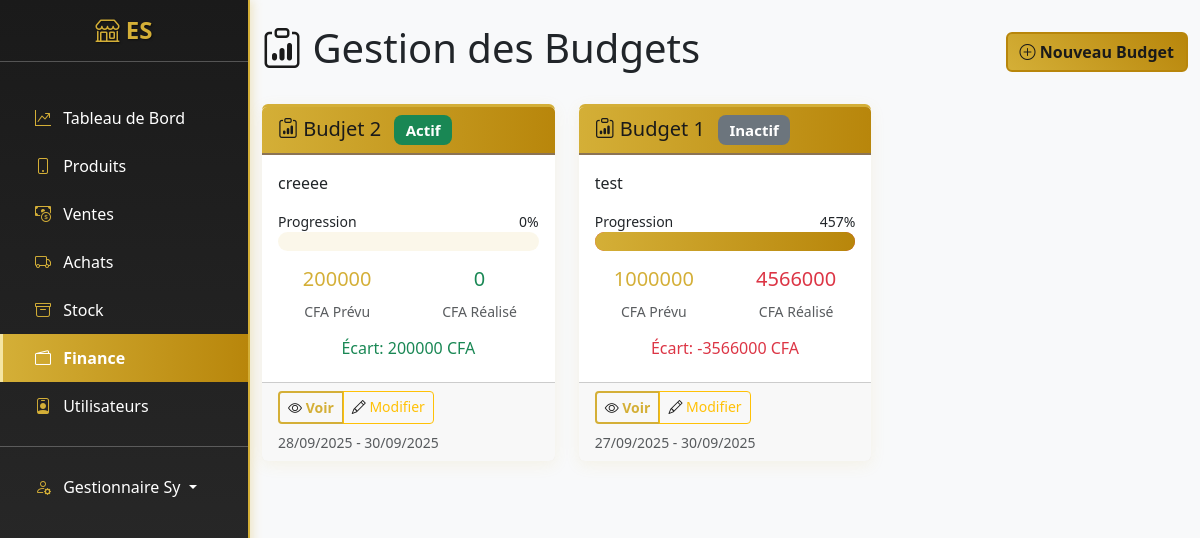
/finance/budgets/ (signed in), run on the app's committed database.
### apps/users/models.py (models this page shows, shortened)
class User(AbstractUser):
    ROLE_CHOICES = [
        ('admin', 'Administrateur'),
        ('manager', 'Gestionnaire'),
        ('cashier', 'Caissier'),
    ]
    email = models.EmailField(unique=True)
    telephone = models.CharField(max_length=15, blank=True)
    role = models.CharField(max_length=20, choices=ROLE_CHOICES, default='Administrateur')
    date_creation = models.DateTimeField(auto_now_add=True)
    USERNAME_FIELD = 'username'
    REQUIRED_FIELDS = ['email']
    class Meta:
        verbose_name = "Utilisateur"
        verbose_name_plural = "Utilisateurs"

### apps/finance/models.py (models this page shows, shortened)
class Budget(models.Model):
    nom = models.CharField(max_length=200)
    description = models.TextField(blank=True)
    montant_prevu = models.DecimalField(max_digits=10, decimal_places=2)
    periode_debut = models.DateField()
    periode_fin = models.DateField()
    categories = models.CharField(max_length=200, help_text="Catégories concernées (séparées par des virgules)")
    utilisateur = models.ForeignKey(User, on_delete=models.SET_NULL, null=True)
    date_creation = models.DateTimeField(auto_now_add=True)
    actif = models.BooleanField(default=True)
    class Meta:
        verbose_name = "Budget"
        verbose_name_plural = "Budgets"
        ordering = ['-date_creation']
    @property
    def montant_realise(self):
        categories_list = [cat.strip().lower() for cat in self.categories.split(',') if cat.strip()]
        transactions = Transaction.objects.filter(
            date_valeur__range=[self.periode_debut, self.periode_fin],
            categorie__in=categories_list
        )
        total = transactions.aggregate(total=Sum('montant'))['total'] or Decimal('0')
        return total
    @property
    def ecart(self):
        montant_prevu = self.montant_prevu or Decimal(0)
        montant_realise = self.montant_realise or Decimal(0)
        return montant_prevu - montant_realise
    @property
    def pourcentage_realise(self):
        if not self.montant_prevu or self.montant_prevu == 0:
            return 0
        return (self.montant_realise / self.montant_prevu) * 100

### apps/finance/views.py (the view)
# urls.py: path('budgets/', views.BudgetListView.as_view(), name='budgets'),
class BudgetListView(LoginRequiredMixin, UserPassesTestMixin, ListView):
    model = Budget
    template_name = 'finance/budgets.html'
    context_object_name = 'budgets'
    def test_func(self):
        return self.request.user.role in ['admin', 'manager']

### templates/finance/budgets.html (shortened to what this page needs)
{% extends 'base.html' %}
{% load math_filters %}
{% block content %}
<div class="d-flex justify-content-between align-items-center mb-4">
    <h1><i class="bi bi-clipboard-data"></i> Gestion des Budgets</h1>
    {% if user.role in 'admin,manager' %}
    <a href="{% url 'finance:budget_create' %}" class="btn btn-primary">
        <i class="bi bi-plus-circle"></i> Nouveau Budget
    </a>
    {% endif %}
</div>
<div class="row">
    {% for budget in budgets %}
    <div class="col-md-6 col-lg-4 mb-4">
        <div class="card h-100">
            <div class="card-header">
                <h5 class="card-title mb-0">
                    <i class="bi bi-clipboard-data"></i> {{ budget.nom }}
                    {% if budget.actif %}
                    <span class="badge bg-success ms-2">Actif</span>
                    {% else %}
                    <span class="badge bg-secondary ms-2">Inactif</span>
                    {% endif %}
                </h5>
            </div>
            <div class="card-body">
                {% if budget.description %}
                <p class="card-text">{{ budget.description|truncatechars:80 }}</p>
                {% endif %}
                <div class="mb-3">
                    <div class="d-flex justify-content-between">
                        <small>Progression</small>
                        <small>{{ budget.pourcentage_realise|floatformat:0 }}%</small>
                    </div>
                    <div class="progress">
                        <div class="progress-bar {% if budget.pourcentage_realise > 100 %}bg-danger{% elif budget.pourcentage_realise > 80 %}bg-warning{% else %}bg-success{% endif %}"
                             style="width: {{ budget.pourcentage_realise|floatformat:0 }}%"></div>
                    </div>
                </div>
                <div class="row text-center">
                    <div class="col-6">
                        <h5 class="text-primary">{{ budget.montant_prevu|floatformat:0 }}</h5>
                        <small class="text-muted">CFA Prévu</small>
                    </div>
                    <div class="col-6">
                        <h5 class="{% if budget.montant_realise > budget.montant_prevu %}text-danger{% else %}text-success{% endif %}">
                            {{ budget.montant_realise|floatformat:0 }}
                        </h5>
                        <small class="text-muted">CFA Réalisé</small>
                    </div>
                </div>
                <div class="mt-3 text-center">
                    <h6 class="{% if budget.ecart < 0 %}text-danger{% else %}text-success{% endif %}">
                        Écart: {{ budget.ecart|floatformat:0 }} CFA
                    </h6>
                </div>
            </div>
            <div class="card-footer">
                <div class="d-flex justify-content-between align-items-center">
                    <div class="btn-group">
                        <a href="{% url 'finance:budget_detail' budget.pk %}" class="btn btn-outline-primary btn-sm">
                            <i class="bi bi-eye"></i> Voir
                        </a>
                        {% if user.role in 'admin,manager' %}
                        <a href="{% url 'finance:budget_edit' budget.pk %}" class="btn btn-outline-warning btn-sm">
                            <i class="bi bi-pencil"></i> Modifier
                        </a>
                        {% endif %}
                    </div>
                </div>
                <small class="text-muted d-block mt-2">
                    {{ budget.periode_debut|date:"d/m/Y" }} - {{ budget.periode_fin|date:"d/m/Y" }}
                </small>
            </div>
        </div>
    </div>
    {% endfor %}
</div>
{% endblock %}

### templates/base.html (shortened to what this page needs)
<!DOCTYPE html>
<html lang="fr">
<head>
    <link href="https://cdn.jsdelivr.net/npm/bootstrap@5.3.0/dist/css/bootstrap.min.css" rel="stylesheet">
    <link rel="stylesheet" href="https://cdn.jsdelivr.net/npm/bootstrap-icons@1.11.0/font/bootstrap-icons.css">
    {% load static %}
    <link rel="stylesheet" href="{% static 'css/custom.css' %}">
</head>
<body>
    <div id="wrapper">
        <div class="d-md-flex">
            <nav id="sidebar" class="text-white collapse d-md-block" style="width: 250px; min-height: 100vh;">
                <div class="position-sticky">
                    <div class="py-3">
                        <h4 class="text-center">
                            <i class="logo bi-shop"></i> ES
                        </h4>
                        <hr>
                    </div>
                    <div class="nav flex-column">
                        <a href="{% url 'dashboard:index' %}" class="nav-link text-white {% if request.resolver_match.app_name == 'dashboard' %}active{% endif %}">
                            <i class="logo bi-graph-up-arrow px-2"></i> Tableau de Bord
                        </a>
                        <a href="{% url 'produits:list' %}" class="nav-link text-white {% if request.resolver_match.app_name == 'produits' %}active{% endif %}">
                            <i class="logo bi-phone px-2"></i> Produits
                        </a>
                        <a href="{% url 'ventes:list' %}" class="nav-link text-white {% if request.resolver_match.app_name == 'ventes' %}active{% endif %}">
                            <i class="logo bi-cash-coin px-2"></i> Ventes
                        </a>
                        <a href="{% url 'achats:list' %}" class="nav-link text-white {% if request.resolver_match.app_name == 'achats' %}active{% endif %}">
                            <i class="logo bi-truck px-2"></i> Achats
                        </a>
                        <a href="{% url 'stock:list' %}" class="nav-link text-white {% if request.resolver_match.app_name == 'stock' %}active{% endif %}">
                            <i class="logo bi-archive px-2"></i> Stock
                        </a>
                        <a href="{% url 'finance:overview' %}" class="nav-link text-white {% if request.resolver_match.app_name == 'finance' %}active{% endif %}">
                            <i class="logo bi-wallet2 px-2"></i> Finance
                        </a>
                        {% if user.role in 'admin,manager' %}
                        <a href="{% url 'users:user_list' %}" class="nav-link text-white {% if request.resolver_match.app_name == 'users' %}active{% endif %}">
                            <i class="logo bi-person-badge px-2"></i> Utilisateurs
                        </a>
                        {% endif %}
                        <hr>
                        <div class="dropdown">
                            <a class="nav-link text-white dropdown-toggle" href="#" role="button" data-bs-toggle="dropdown">
                                <i class="logo bi-person-gear px-2"></i> {{ user.get_full_name|default:user.username }}
                            </a>
                        </div>
                    </div>
                </div>
            </nav>
            <main class="flex-fill">
                <div class="container-fluid py-4">
                    {% block content %}{% endblock %}
                </div>
            </main>
        </div>
    </div>
    {% load static %}
</body>
</html>

### static/css/custom.css (style rules this page uses)
:root { --primary-color: #D4AF37; --primary-dark: #B8860B; --secondary-color: #1a1a1a; --secondary-light: #2d2d2d; --success-color: #28a745; --info-color: #17a2b8; --warning-color: #ffc107; --danger-color: #dc3545; --light-gold: #F5E6A3; --dark-gold: #8B7355; }
body { background-color: #f8f9fa; font-family: 'Segoe UI', Tahoma, Geneva, Verdana, sans-serif; }
#sidebar { background: linear-gradient(180deg, var(--secondary-color) 0%, var(--secondary-light) 100%); box-shadow: 2px 0 10px rgba(212, 175, 55, 0.3); border-right: 2px solid var(--primary-color); }
#sidebar .nav-link { padding: 0.75rem 1.5rem; border-radius: 0; transition: all 0.3s ease; color: #ffffff; border-left: 3px solid transparent; }
#sidebar h4 { color: var(--primary-color); text-shadow: 1px 1px 2px rgba(0,0,0,0.5); font-weight: bold; }
.logo { color: var(--primary-color); }
.card { border: none; box-shadow: 0 4px 15px rgba(212, 175, 55, 0.1); transition: all 0.3s ease; border-top: 3px solid var(--primary-color); }
.card-header { background: linear-gradient(90deg, var(--primary-color), var(--primary-dark)); color: var(--secondary-color); border-bottom: 2px solid var(--dark-gold); font-weight: 600; }
.btn-primary { background: linear-gradient(45deg, var(--primary-color), var(--primary-dark)); border: 2px solid var(--primary-dark); color: var(--secondary-color); font-weight: 600; transition: all 0.3s ease; }
.btn-outline-primary { border: 2px solid var(--primary-color); color: var(--primary-color); font-weight: 600; }
.badge { font-size: 0.75em; font-weight: 600; padding: 0.5em 0.75em; border-radius: 0.5rem; }
.bi { color: var(--secondary-color); }
.text-primary { color: var(--primary-color) !important; }
.progress { height: 1.2rem; border-radius: 0.75rem; background-color: rgba(212, 175, 55, 0.1); }
.progress-bar { background: linear-gradient(90deg, var(--primary-color), var(--primary-dark)); transition: width 0.6s ease; }

### data on the page
User: get_full_name "Gestionnaire Sy"
Budget: nom "Budjet 2", actif "Actif", description "creeee", pourcentage_realise "0", montant_prevu "200000", montant_realise "0", ecart "200000", periode_debut "28/09/2025", periode_fin "30/09/2025"
Budget: nom "Budget 1", actif "Inactif", description "test", pourcentage_realise "457", montant_prevu "1000000", montant_realise "4566000", ecart "-3566000", periode_debut "27/09/2025", periode_fin "30/09/2025"
